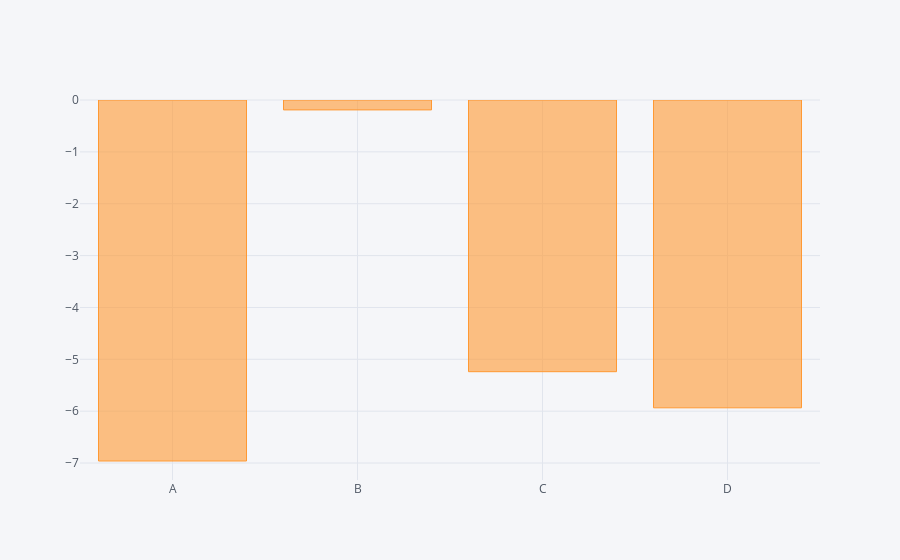

Notebook code cell kept with this figure:
### Code cell
df1.sum().iplot(kind = 'bar')

### Figure 1 — Plotly figure (JSON) as saved in the notebook; plotly's stock layout.template omitted (floating-point values rounded to 4 significant figures)
{"data": [{"marker": {"color": "rgba(255, 153, 51, 0.6)", "line": {"color": "rgba(255, 153, 51, 1.0)", "width": 1}}, "name": "None", "orientation": "v", "text": "", "type": "bar", "x": ["A", "B", "C", "D"], "y": [-6.961, -0.1913, -5.239, -5.935]}], "layout": {"legend": {"bgcolor": "#F5F6F9", "font": {"color": "#4D5663"}}, "paper_bgcolor": "#F5F6F9", "plot_bgcolor": "#F5F6F9", "titlefont": {"color": "#4D5663"}, "xaxis1": {"gridcolor": "#E1E5ED", "showgrid": true, "tickfont": {"color": "#4D5663"}, "title": "", "titlefont": {"color": "#4D5663"}, "zerolinecolor": "#E1E5ED"}, "yaxis1": {"gridcolor": "#E1E5ED", "showgrid": true, "tickfont": {"color": "#4D5663"}, "title": "", "titlefont": {"color": "#4D5663"}, "zerolinecolor": "#E1E5ED"}}}
